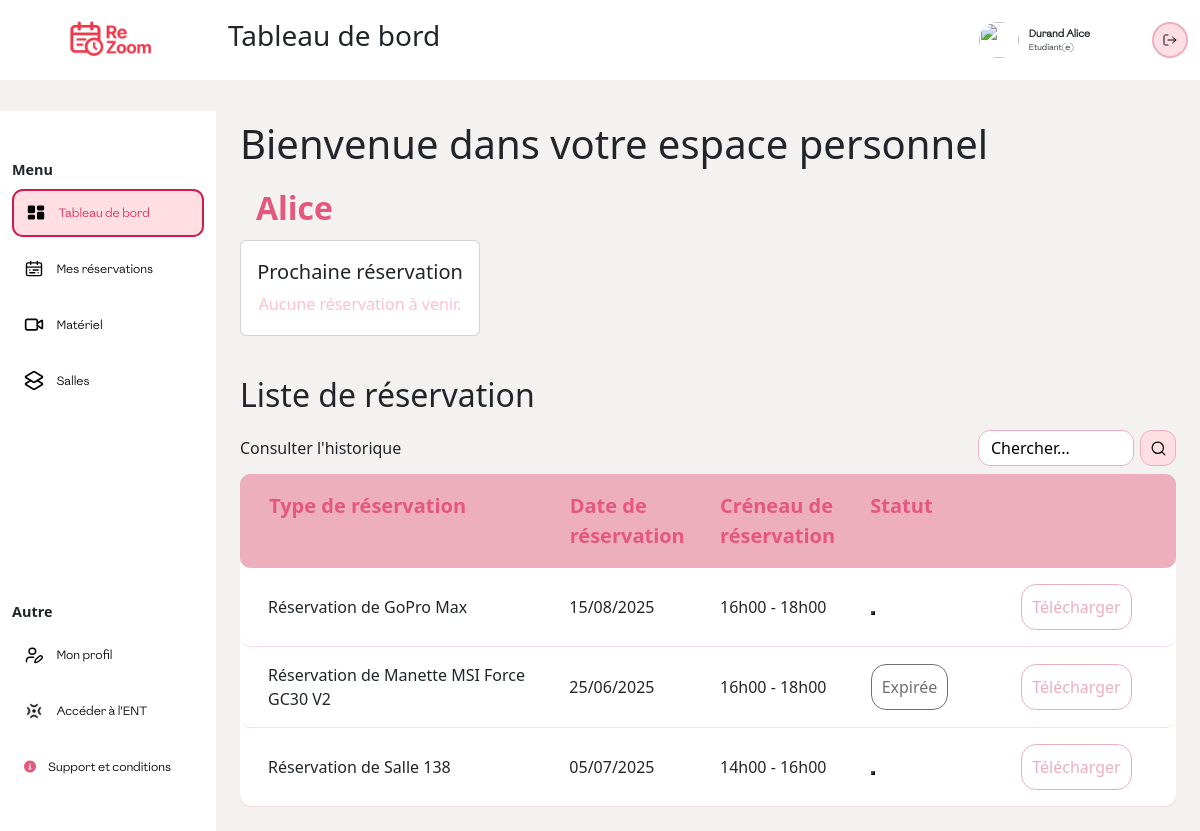
Before: /PHP/index.php (signed in) with the older database file.
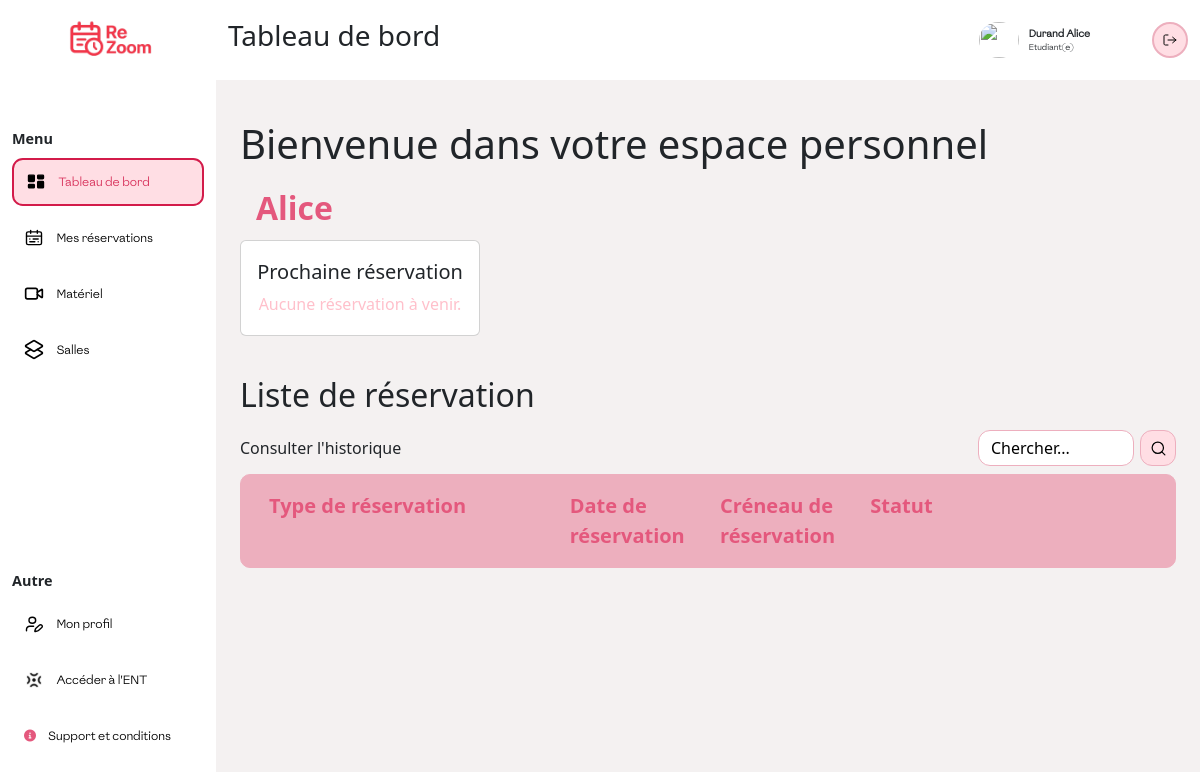
After: the same page with the newer database file.
### tables this page shows
CREATE TABLE `reservations` (
  `idR` int(11) NOT NULL,
  `quantite` int(11) NOT NULL DEFAULT 1,
  `date_demande` datetime NOT NULL,
  `date_debut` datetime NOT NULL,
  `date_fin` datetime NOT NULL,
  `valide` int(11) DEFAULT NULL,
  `motif` varchar(100) DEFAULT NULL,
  `commentaires` varchar(50) DEFAULT NULL,
  `signatureElectronique` varchar(50) DEFAULT NULL,
  `documentAdministrateur` varchar(50) DEFAULT NULL
);

CREATE TABLE `materiel` (
  `idM` int(11) NOT NULL,
  `refernceM` varchar(50) DEFAULT NULL,
  `designation` varchar(50) DEFAULT NULL,
  `photo` varchar(100) DEFAULT NULL,
  `typeM` varchar(50) DEFAULT NULL,
  `dateAchat` date DEFAULT NULL,
  `etat` varchar(50) DEFAULT NULL,
  `quantité` int(11) DEFAULT NULL,
  `descriptif` varchar(200) DEFAULT NULL,
  `lien_demo` varchar(100) DEFAULT NULL
);

CREATE TABLE `salle` (
  `idS` int(11) NOT NULL,
  `nom` varchar(100) NOT NULL,
  `type` varchar(50) DEFAULT NULL,
  `capacite` int(11) DEFAULT NULL,
  `nb_pc` int(11) DEFAULT NULL,
  `photo` varchar(100) DEFAULT NULL,
  `etat` varchar(50) DEFAULT NULL,
  `description` varchar(200) DEFAULT NULL
);

### PHP/index_etudiant.php (the view, shortened to what the rows shown need)
<section class="top">
    <section class="top">
        <h1>Bienvenue dans votre espace personnel</h1>
    </section>
                <?php
                require "../PHPpure/connexion.php";
                $userId = $_SESSION['user']['id'];
                ?>
</section>
<section class="reservation">
    <h2>Liste de réservation</h2>
    <section class="container-sm bg-white" style="border-radius: 15px;">
        <?php
        if (isset($_SESSION['user']['id'])) {
            $userId = $_SESSION['user']['id'];
        }
        $sql = "
                        SELECT
                            r.idR,
                            r.date_debut,
                            r.date_fin,
                            r.valide,
                            m.designation AS materiel
                        FROM reservations r
                        JOIN concerne c ON r.idR = c.idR
                        JOIN materiel m ON c.idM = m.idM
                        JOIN reservation_users ru ON r.idR = ru.idR
                        WHERE ru.id = :user_id
                        ORDER BY r.date_debut DESC
                    ";
        $stmt = $pdo->prepare($sql);
        $stmt->bindParam(':user_id', $userId, PDO::PARAM_INT);
        $stmt->execute();
        while ($row = $stmt->fetch(PDO::FETCH_ASSOC)) {
            $date = date("d/m/Y", strtotime($row['date_debut']));
            $startHour = date("H\hi", strtotime($row['date_debut']));
            $endHour = date("H\hi", strtotime($row['date_fin']));
            $now = new DateTime();
            $end = new DateTime($row['date_fin']);
            if ($row['valide'] == 0) {
                $status = "attente";
                if ($end < $now) {
                    $status = "annule";
                    $sql = "UPDATE reservations SET valide = 2 WHERE idR = :idR";
                    $stmt = $pdo->prepare($sql);
                    $stmt->bindParam(':idR', $row['idR'], PDO::PARAM_INT);
                    $stmt->execute();
                }
            } elseif ($end < $now) {
                $status = "termine";
                $sql = "UPDATE reservations SET valide = 3 WHERE idR = :idR";
                $stmt = $pdo->prepare($sql);
                $stmt->bindParam(':idR', $row['idR'], PDO::PARAM_INT);
                $stmt->execute();
            } else if ($row['valide'] == 1) {
                $status = "accepte";
            } else if ($row['valide'] == 2) {
                $status = "refuse";
            }
            echo "
                            <div class='row p-3 align-items-center gy-3' style='border-radius:10px; border-bottom: 1px solid rgba(228, 88, 125, 0.2);'>
                                <div class='col-4'>
                                    <p>Réservation de {$row['materiel']}</p>
                                </div>
                                <div class='col-2'>
                                    <p>$date</p>
                                </div>
                                <div class='col-2'>
                                    <p>$startHour - $endHour</p>
                                </div>
                                <div class='col-2'>
                                    <button class='$status'></button>
                                </div>
                                <div class='col-2'>
                                    <button class='telecharger' onclick='window.open(\"../PHPpure/genererpdf.php?idR={$row['idR']}\", \"_blank\")'>Télécharger</button>
                                </div>
                            </div>
                        ";
        }
        $sql = "
                        SELECT
                            r.date_debut,
                            r.date_fin,
                            r.valide,
                            s.nom AS salle,
                            r.idR AS idR
                        FROM reservations r
                        JOIN concerne_salle cs ON r.idR = cs.idR
                        JOIN salle s ON cs.idS = s.idS
                        JOIN reservation_users ru ON r.idR = ru.idR
                        WHERE ru.id = :user_id
                        ORDER BY r.date_debut DESC
            ";
        $stmt = $pdo->prepare($sql);
        $stmt->bindParam(':user_id', $userId, PDO::PARAM_INT);
        $stmt->execute();
        while ($row = $stmt->fetch(PDO::FETCH_ASSOC)) {
            $date = date("d/m/Y", strtotime($row['date_debut']));
            $startHour = date("H\hi", strtotime($row['date_debut']));
            $endHour = date("H\hi", strtotime($row['date_fin']));
            if ($row['valide'] == 0) {
                $status = "attente";
                if ($end < $now) {
                    $status = "annule";
                    $sql = "UPDATE reservations SET valide = 2 WHERE idR = :idR";
                    $stmt = $pdo->prepare($sql);
                    $stmt->bindParam(':idR', $row['idR'], PDO::PARAM_INT);
                    $stmt->execute();
                }
            } elseif ($end < $now) {
                $status = "expire";
                $sql = "UPDATE reservations SET valide = 3 WHERE idR = :idR";
                $stmt = $pdo->prepare($sql);
                $stmt->bindParam(':idR', $row['idR'], PDO::PARAM_INT);
                $stmt->execute();
            } elseif ($row['valide'] == 1) {
                $status = "accepte";
            } elseif ($row['valide'] == 2) {
                $status = "refuse";
            }
            echo "
                            <div class='row p-3 align-items-center gy-3' style='border-radius:10px; border-bottom: 1px solid rgba(228, 88, 125, 0.2);'>
                                <div class='col-4'>
                                    <p>Réservation de {$row['salle']}</p>
                                </div>
                                <div class='col-2'>
                                    <p>$date</p>
                                </div>
                                <div class='col-2'>
                                    <p>$startHour - $endHour</p>
                                </div>
                                <div class='col-2'>
                                    <button class='$status'></button>
                                </div>
                                <div class='col-2'>
                                    <button class='telecharger' onclick='window.open(\"../PHPpure/genererpdf.php?idR={$row['idR']}\", \"_blank\")'>Télécharger</button>
                                </div>
                            </div>
                        ";
        }
        ?>
    </section>
</section>

Changed rows visible on the page:
removed reservations: materiel.designation "GoPro Max", date_debut "15/08/2025", date_debut "16h00", date_fin "18h00", shown under "Liste de réservation"
removed reservations: materiel.designation "Manette MSI Force GC30 V2", date_debut "25/06/2025", date_debut "16h00", date_fin "18h00", valide 3 (drawn), shown under "Liste de réservation"
removed reservations: salle.nom "Salle 138", date_debut "05/07/2025", date_debut "14h00", date_fin "16h00"
